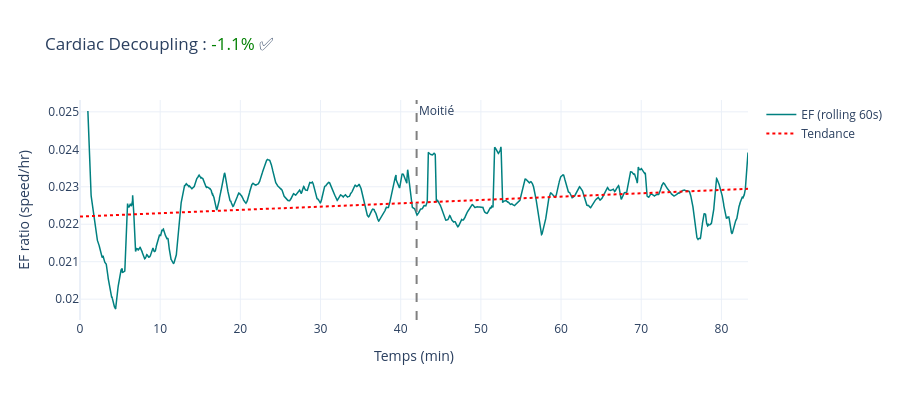

The code cell stored with this chart in its notebook:
### Markdown cell above
## 3. Cardiac Decoupling — Visualisation de la dérive

### Code cell
# Calcul du ratio EF glissant (fenêtre 60s)
df_run = df.loc[get_running_mask(df, params)].dropna(subset=['speed_ms', 'hr']).copy()

window_ef = 60  # 1 minute
df_run['ef_rolling'] = (
    df_run['speed_ms'].rolling(window_ef).mean() / 
    df_run['hr'].rolling(window_ef).mean()
)

# Temps écoulé en minutes pour l'axe X (évite les problèmes Plotly + tz-aware Timestamps)
t0 = df_run.index[0]
df_run['elapsed_min'] = [(t - t0).total_seconds() / 60 for t in df_run.index]
mid_min = df_run['elapsed_min'].iloc[len(df_run)//2]

fig2 = go.Figure()
fig2.add_trace(go.Scatter(
    x=df_run['elapsed_min'], y=df_run['ef_rolling'],
    name='EF (rolling 60s)', line=dict(color='teal', width=1.5)
))

fig2.add_vline(x=mid_min, line_dash='dash', line_color='gray',
               annotation_text='Moitié')

# Trend linéaire
x_num = df_run['elapsed_min'].values
ef_vals = df_run['ef_rolling'].values
valid = ~np.isnan(ef_vals)
if valid.sum() > 10:
    z = np.polyfit(x_num[valid], ef_vals[valid], 1)
    trend = np.polyval(z, x_num)
    fig2.add_trace(go.Scatter(
        x=df_run['elapsed_min'], y=trend,
        name='Tendance', line=dict(color='red', dash='dot', width=2)
    ))

decoupling_val = cardiac_decoupling(df, params)
color = 'green' if abs(decoupling_val) < 5 else 'red'

fig2.update_layout(
    height=400, template='plotly_white',
    title=f'Cardiac Decoupling : <span style="color:{color}">{decoupling_val:.1f}%</span> {"✅" if abs(decoupling_val)<5 else "⚠️"}',
    xaxis_title='Temps (min)',
    yaxis_title='EF ratio (speed/hr)'
)
fig2.show()

### Figure 1 — Plotly figure (JSON) as saved in the notebook; plotly's stock layout.template omitted (floating-point values rounded to 4 significant figures; data arrays with more than 128 entries replaced by an {"elided": "..."} marker saying what was removed)
{"data": [{"line": {"color": "teal", "width": 1.5}, "name": "EF (rolling 60s)", "type": "scatter", "x": {"elided": "4962 float values"}, "y": {"elided": "4962 float values"}}, {"line": {"color": "red", "dash": "dot", "width": 2}, "name": "Tendance", "type": "scatter", "x": {"elided": "4962 float values"}, "y": {"elided": "4962 float values"}}], "layout": {"annotations": [{"showarrow": false, "text": "Moitié", "x": 41.98, "xanchor": "left", "xref": "x", "y": 1, "yanchor": "top", "yref": "y domain"}], "height": 400, "shapes": [{"line": {"color": "gray", "dash": "dash"}, "type": "line", "x0": 41.98, "x1": 41.98, "xref": "x", "y0": 0, "y1": 1, "yref": "y domain"}], "title": {"text": "Cardiac Decoupling : <span style=\"color:green\">-1.1%</span> ✅"}, "xaxis": {"title": {"text": "Temps (min)"}}, "yaxis": {"title": {"text": "EF ratio (speed/hr)"}}}}
